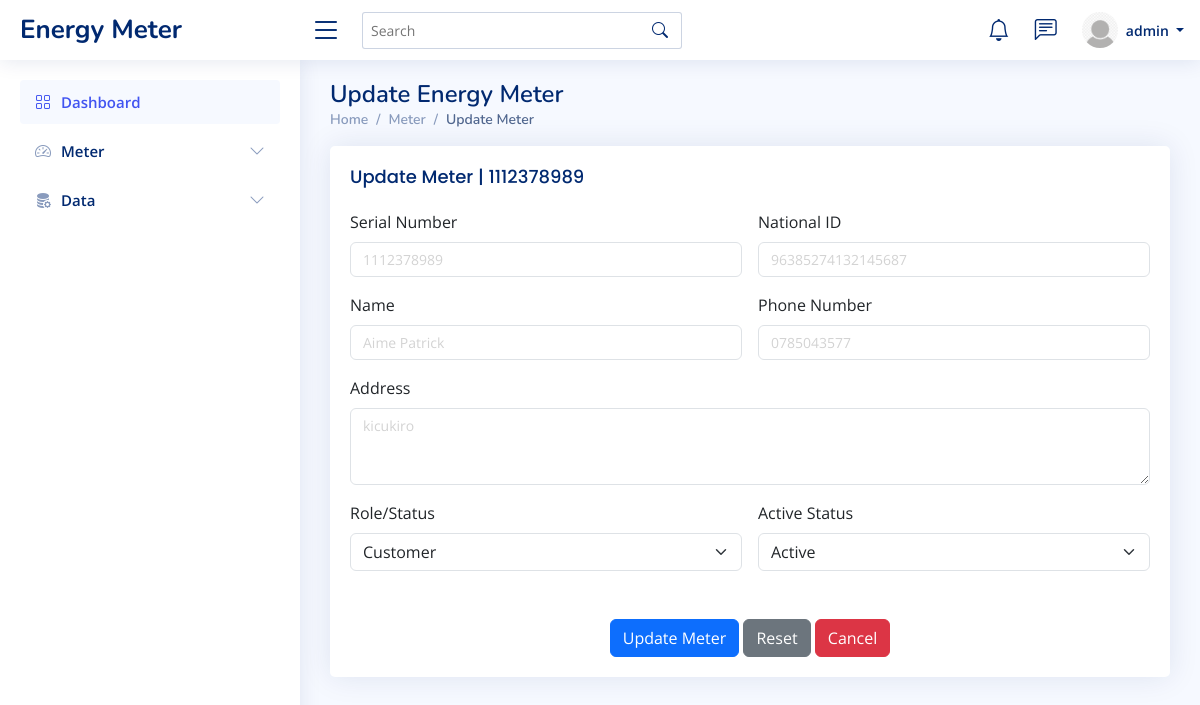
Page /update_meter/3/ (signed in) on the committed database.
### energy_meter_app/models.py (models this page shows, shortened)
class Meter(models.Model):
    ROLE_CHOICES = [
        ('client', 'Client'),
    ]
    serial_number = models.CharField(max_length=30, unique=True)
    national_id = models.CharField(max_length=20, unique=True)
    name = models.CharField(max_length=100)
    phone_number = models.CharField(max_length=15, unique=True)
    address = models.TextField(max_length=50)
    created_at = models.DateTimeField(auto_now_add=True)
    updated_at = models.DateTimeField(auto_now=True)
    is_active = models.BooleanField(default=True)
    role = models.CharField(max_length=10, choices=ROLE_CHOICES, default='client')
    username = models.CharField(max_length=50, unique=True, null=True, blank=True)
    password = models.CharField(max_length=128, null=True, blank=True)
    class Meta:
        verbose_name = 'Meter'
        verbose_name_plural = 'Meters'
        ordering = ['created_at']

### energy_meter_app/views.py (the view)
# urls.py: path('update_meter/<int:meter_id>/', views.update_meter, name="update_meter"),
@meter_login_required
def update_meter(request, meter_id):
    if request.method == 'POST':
        meter = Meter.objects.get(id=meter_id)
        meter.serial_number = request.POST.get('serial_number')
        meter.national_id = request.POST.get('national_id')
        meter.name = request.POST.get('name')
        meter.phone_number = request.POST.get('phone_number')
        meter.address = request.POST.get('address')
        meter.role = request.POST.get('status')
        meter.is_active = request.POST.get('is_active') == 'True'
        meter.save()
        messages.success(request, 'Meter updated successfully')
        return redirect('manage_meters')
    else:
        meter = Meter.objects.get(id=meter_id)
        return render(request, "energy_meter_app/forms/update_meter.html", {'meter': meter})

### energy_meter_app/views.py (called while the page is built)
def meter_login_required(view_func):
    @wraps(view_func)
    def wrapped_view(request, *args, **kwargs):
        is_meter_user = request.session.get('is_meter_user', False)
        is_django_user = request.user.is_authenticated
        if not (is_meter_user or is_django_user):
            messages.error(request, "Please log in to access this page")
            return redirect('index')
        return view_func(request, *args, **kwargs)
    return wrapped_view

### energy_meter_app/templates/energy_meter_app/forms/update_meter.html (shortened to what this page needs)
{% load static %}
<!DOCTYPE html>
<html lang="en">
{% include "energy_meter_app/admin_navbar/header.html" %}
<body>
  {% include "energy_meter_app/admin_navbar/navbar.html" %}
  {% include "energy_meter_app/admin_navbar/aside.html" %}
  <main id="main" class="main">
    <div class="pagetitle">
      <h1>Update Energy Meter</h1>
      <nav>
        <ol class="breadcrumb">
          <li class="breadcrumb-item"><a href="{% url 'admin_dashboard' %}">Home</a></li>
          <li class="breadcrumb-item">Meter</li>
          <li class="breadcrumb-item active">Update Meter</li>
        </ol>
      </nav>
    </div>
    <section class="section">
      <div class="row">
        <div class="col-lg-12">
          <div class="card">
            <div class="card-body">
              <h5 class="card-title">Update Meter | {{meter.serial_number}}</h5>
              <form class="row g-3" method="POST">
                <div class="col-md-6">
                  <label for="serial_number" class="form-label">Serial Number</label>
                  <input type="number" name="serial_number" id="serial_number" class="form-control" value="{{ meter.serial_number }}" required>
                </div>
                <div class="col-md-6">
                  <label for="national_id" class="form-label">National ID</label>
                  <input type="text" name="national_id" id="national_id" class="form-control" value="{{ meter.national_id }}" required>
                </div>
                <div class="col-md-6">
                  <label for="name" class="form-label">Name</label>
                  <input type="text" name="name" id="name" class="form-control" value="{{ meter.name }}" required>
                </div>
                <div class="col-md-6">
                  <label for="phone_number" class="form-label">Phone Number</label>
                  <input type="tel" name="phone_number" id="phone_number" class="form-control" value="{{ meter.phone_number }}" required>
                </div>
                <div class="col-md-12">
                  <label for="address" class="form-label">Address</label>
                  <textarea name="address" id="address" class="form-control" rows="3" required>{{ meter.address }}</textarea>
                </div>
                <div class="col-md-6">
                  <label for="status" class="form-label">Role/Status</label>
                  <select name="status" id="status" class="form-select" required>
                    <option value="customer" {% if meter.role == 'customer' %}selected{% endif %}>Customer</option>
                  </select>
                </div>
                <div class="col-md-6">
                  <label for="is_active" class="form-label">Active Status</label>
                  <select name="is_active" id="is_active" class="form-select" required>
                    <option value="True" {% if meter.is_active %}selected{% endif %}>Active</option>
                  </select>
                </div>
                <div class="text-center mt-5">
                  <button type="submit" class="btn btn-primary">Update Meter</button>
                  <button type="reset" class="btn btn-secondary">Reset</button>
                  <a href="{% url 'manage_meters' %}" class="btn btn-danger">Cancel</a>
                </div>
              </form>
            </div>
          </div>
        </div>
      </div>
    </section>
  </main>
</body>
</html>

### energy_meter_app/templates/energy_meter_app/dashboards/base.html (shortened to what this page needs)
{% load static %}
{% block content %}
<li class="nav-item dropdown pe-3">
    <a class="nav-link nav-profile d-flex align-items-center pe-0" href="#" data-bs-toggle="dropdown">
        <img src="{% static 'assets/img/default-user.png' %}" alt="Profile" class="rounded-circle">
        <span class="d-none d-md-block dropdown-toggle ps-2">
            {{ request.user.username|default:'User' }}
        </span>
    </a>
</li>
{% endblock content %}

### static/assets/css/style.css (style rules this page uses)
:root { scroll-behavior: smooth; }
body { font-family: "Open Sans", sans-serif; background: #f6f9ff; color: #444444; }
a { color: #4154f1; text-decoration: none; }
h1, h2, h3, h4, h5, h6 { font-family: "Nunito", sans-serif; }
#main { margin-top: 60px; padding: 20px 30px; transition: all 0.3s; }
.pagetitle { margin-bottom: 10px; }
.pagetitle h1 { font-size: 24px; margin-bottom: 0; font-weight: 600; color: #012970; }
.card { margin-bottom: 30px; border: none; border-radius: 5px; box-shadow: 0px 0 30px rgba(1, 41, 112, 0.1); }
.card-title { padding: 20px 0 15px 0; font-size: 18px; font-weight: 500; color: #012970; font-family: "Poppins", sans-serif; }
.form-control { color: #d3d3d3; font-size: 14px; }
.card-body { padding: 0 20px 20px 20px; }
.breadcrumb { font-size: 14px; font-family: "Nunito", sans-serif; color: #899bbd; font-weight: 600; }
.breadcrumb a { color: #899bbd; transition: 0.3s; }
.breadcrumb .breadcrumb-item::before { color: #899bbd; }
.breadcrumb .active { color: #51678f; font-weight: 600; }
.header-nav .nav-profile { color: #012970; }
.header-nav .nav-profile img { max-height: 36px; }
.header-nav .nav-profile span { font-size: 14px; font-weight: 600; }
@media (min-width: 1200px) { #main, #footer { margin-left: 300px; } }

### rows in the picture
Meter: serial_number "1112378989", national_id "96385274132145687", name "Aime Patrick", phone_number "0785043577", address "kicukiro", status "Customer", is_active "Active"

### other values in the picture
{{ request.user.username|default:'User' }} "admin"
